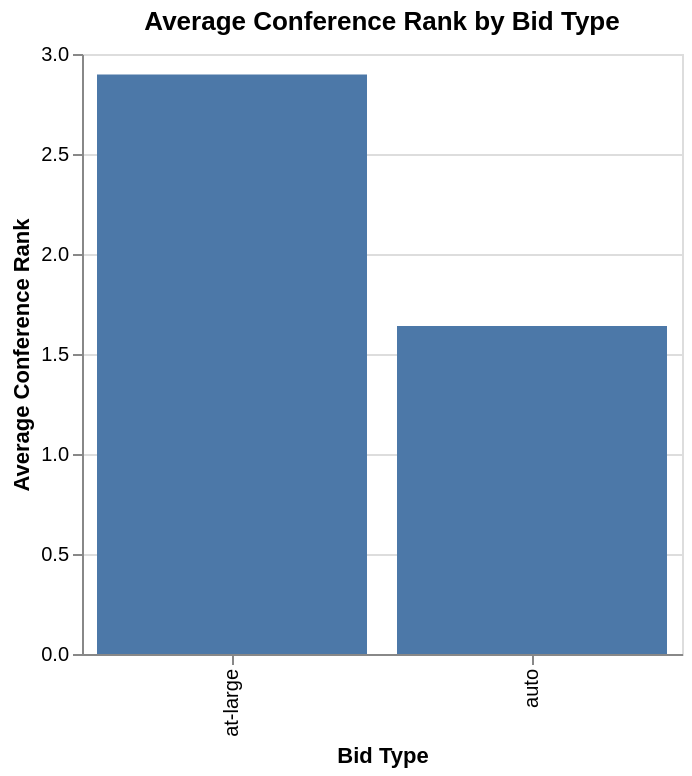

The notebook cell saved with this chart:
### Markdown cell above
Visualization 2: This graph compares the average conference rank of teams with automatic bids and at-large bids. A lower rank means a better position in the conference. Comparing these two groups can help us understand whether conference rank is useful for predicting bid type.

### Code cell
basketball_rank_summary = basketball_tidy.groupby('bid')['conf_rank'].mean().reset_index()
basketball_rank_bid_plot = alt.Chart(basketball_rank_summary).mark_bar().encode(
    x=alt.X('bid:N').title('Bid Type'),
    y=alt.Y('conf_rank:Q').title('Average Conference Rank')
).properties(
    title='Average Conference Rank by Bid Type',
    width=300
)
basketball_rank_bid_plot

### Figure 1 — Vega-Lite specification as saved in the notebook (floating-point values rounded to 4 significant figures)
{"config": {"view": {"continuousWidth": 300, "continuousHeight": 300}}, "data": {"name": "data-08fd00d50eb7a8b14ced2e05190cb287"}, "mark": {"type": "bar"}, "encoding": {"x": {"field": "bid", "title": "Bid Type", "type": "nominal"}, "y": {"field": "conf_rank", "title": "Average Conference Rank", "type": "quantitative"}}, "title": "Average Conference Rank by Bid Type", "width": 300, "$schema": "https://vega.github.io/schema/vega-lite/v5.20.1.json", "datasets": {"data-08fd00d50eb7a8b14ced2e05190cb287": [{"bid": "at-large", "conf_rank": 2.898}, {"bid": "auto", "conf_rank": 1.64}]}}
